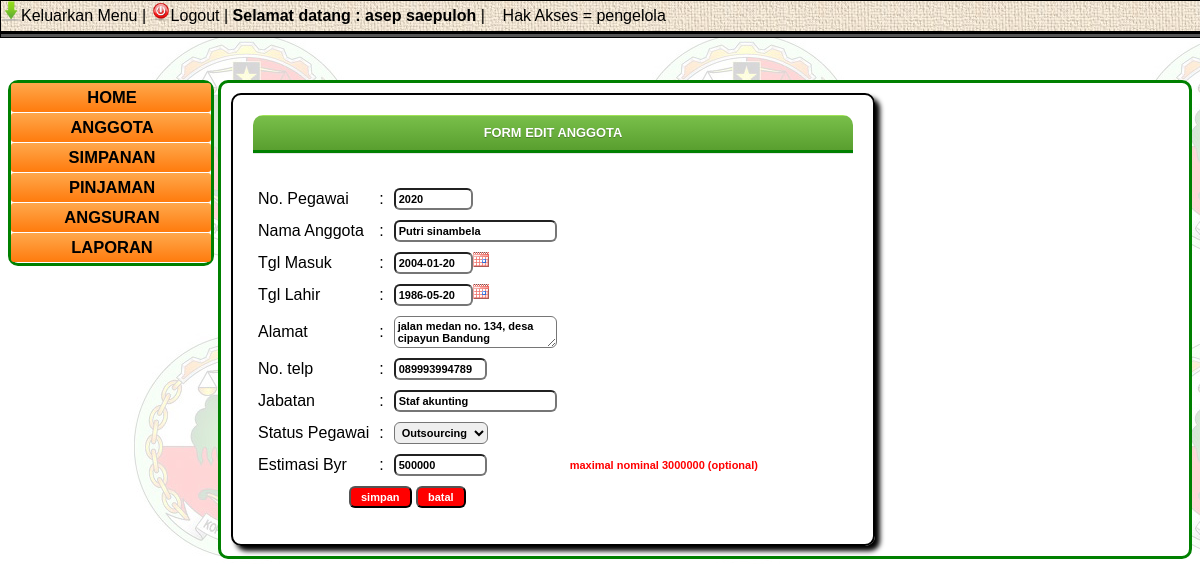
/c_anggota/fmeditanggota/AKN-0002 (signed in), run on the app's committed database.
### tables this page shows
CREATE TABLE IF NOT EXISTS `tbl_anggota` (
  `id_anggota` varchar(100) NOT NULL,
  `id_identitas` int(11) NOT NULL,
  `nama_anggota` varchar(200) NOT NULL,
  `tgl_masuk` date NOT NULL,
  `tgl_lahir` date NOT NULL,
  `alamat` text NOT NULL,
  `no_telp` varchar(20) NOT NULL,
  `jabatan` varchar(100) NOT NULL,
  `status_pegawai` enum('tetap','outsourcing') NOT NULL,
  `estimasi_byr` int(11) DEFAULT NULL,
  `status_anggota` int(2) NOT NULL,
  PRIMARY KEY (`id_anggota`)
);

### application/controllers/c_anggota.php (called while the page is built, shortened)
<?php
class C_anggota extends CI_Controller {
    function __construct() {
        $this->load->model("m_anggota");
        $this->load->library('pagination');
    }
    function fmeditanggota($idanggota){
       if($_SESSION['user']=="pengelola"){
           $data['title'] = "FM ANGGOTA";
           $data['js'] = "js_anggota";
           $data["isi"] = "anggota/fm_edit_anggota";
           $data["editan"]=$this->m_anggota->ambilbyid($idanggota);
           $this->load->view("template",$data);
       }else{
         redirect("c_anggota/hak");
       }
    }
}
?>

### index.php (called while the page is built, shortened)
<?php
require_once BASEPATH.'core/CodeIgniter.php';

### application/models/m_anggota.php (called while the page is built, shortened)
<?php
class M_anggota extends CI_Model {
    function ambilbyid($idanggota){
        $query = $this->db->query("SELECT*from tbl_anggota WHERE id_anggota='$idanggota'");
        return $query->row();
    }
}
?>

### application/views/anggota/fm_edit_anggota.php (the view, shortened to what this page needs)
<div class="box_form" style="width: 600px;">
<h3>FORM EDIT ANGGOTA</h3>
<?php echo form_open("c_anggota/proses_edit_anggota"); ?>
<table class="tbl_fm">
    <tr>
        <td>No. Pegawai</td>
        <td>:</td>
        <td>
            <input type="text" name="ididentitas" id="ididentitas" size="8" value="<?php echo $editan->id_identitas; ?>" />
        </td>
        <td class="ididentitas_pesan">
            <span class="error"></span>
        </td>
    </tr>
    <tr>
        <td>Nama Anggota</td>
        <td>:</td>
        <td>
            <input type="text" name="nmanggota" id="nmanggota" value="<?php echo $editan->nama_anggota; ?>" />
        </td>
        <td class="nmanggota_pesan">
            <span class="error"></span>
        </td>
    </tr>
    <tr>
        <td>Tgl Masuk</td>
        <td>:</td>
        <td>
            <input type="text" name="tglmasuk" id="tglmasuk" class="tgl" size="8" value="<?php echo $editan->tgl_masuk; ?>" />
        </td>
        <td class="tglmasuk_pesan">
            <span class="error"></span>
        </td>
    </tr>
    <tr>
        <td>Tgl Lahir</td>
        <td>:</td>
        <td>
            <input type="text" name="tgllahir" id="tgllahir" class="tgl" size="8" value="<?php echo $editan->tgl_lahir; ?>" />
        </td>
        <td class="tgllahir_pesan">
            <span class="error"></span>
        </td>
    </tr>
    <tr>
        <td>Alamat</td>
        <td>:</td>
        <td>
            <textarea name="almt" id="almt"><?php echo $editan->alamat; ?></textarea>
        </td>
        <td class="almt_pesan">
            <span class="error"></span>
        </td>
    </tr>
    <tr>
        <td>No. telp</td>
        <td>:</td>
        <td>
            <input type="text" name="tlp" id="tlp" size="10" value="<?php echo $editan->no_telp; ?>" />
        </td>
        <td class="tlp_pesan">
            <span class="error"></span>
        </td>
    </tr>
    <tr>
        <td>Jabatan</td>
        <td>:</td>
        <td>
            <input type="text" name="jbt" id="jbt" value="<?php echo $editan->jabatan; ?>" />
        </td>
        <td class="jbt_pesan">
            <span class="error"></span>
        </td>
    </tr>
    <tr>
        <td>Status Pegawai</td>
        <td>:</td>
        <td>
            <select name="sts" id="sts">
                <?php
                    if($editan->id_identitas=="tetap"){
                        $ttp = "selected";
                        $out = "";
                    }else{
                        $out = "selected";
                    }
                ?>
                <option value="outsourcing" <?php echo $out; ?> >Outsourcing</option>
            </select>
        </td>
        <td class="sts_pesan">
            <span class="error"></span>
        </td>
    </tr>
    <tr>
        <td>Estimasi Byr</td>
        <td>:</td>
        <td>
            <input type="text" name="estimasi" id="estimasi" size="10" value="<?php echo $editan->estimasi_byr; ?>"/>
        </td>
        <td class="estimasi_pesan">
            <span class="error">maximal nominal 3000000 (optional)</span>
        </td>
    </tr>
    <tr>
        <td colspan="3" align="center">
            <input type="submit" name="simpan" value="simpan"/>
            <input type="reset" value="batal"/>
        </td>
    </tr>
</table>
<?php echo form_close(); ?>
</div>

### css/css_config.css (style rules this page uses)
body { background: url('images/bg-body.jpg'); font-size: 11px; font-family: calibri,sans-serif; }
input[type="submit"],input[type="reset"] { background: red; padding: 3px 10px; border-radius: 6px; color: white; font: bold 11px gadget,sans-serif; }
input[type="text"],textarea, select { border-radius: 6px; font: bold 11px gadget,sans-serif; padding: 3px; }
h1,h3 { font-weight: bolder; font-family: gadget,sans-serif; color:#FFFFFF; box-shadow:0px 1px #E7E7E7; -moz-box-shadow:0px 1px #E7E7E7; -webkit-box-shadow:0px 1px #E7E7E7; text-shadow:0px 1px #4E802C; border-color:#478223; background:#599F2F; background:-moz-linear-gradient(top,#9FE355 1px,#79BF4A 1px,#599F2F); background:-webkit-gradient(linear,0 0,0 100%,color-stop(0.02,#9FE355),color-stop(0.02,#79BF4A),color-stop(1,#599F2F)); text-align: center; padding: 10px; margin-top: 0; margin-bottom: 30px; border-bottom: 3px solid green; border-top-left-radius: 10px; border-top-right-radius: 10px; }
.box_form { border: 2px solid black; box-shadow: 5px 5px 5px black; border-radius: 10px; padding: 20px; }
table.tbl_fm { border-collapse: collapse; }
table.tbl_fm tr td { padding: 5px; }
.error { font: bold 11px gadget, sans-serif; color: red; padding: 3px; }

### data on the page
tbl_anggota: ididentitas "2020", nmanggota "Putri sinambela", tglmasuk "2004-01-20", tgllahir "1986-05-20", almt "jalan medan no. 134, desa cipayun Bandung", tlp "089993994789", jbt "Staf akunting", estimasi "500000"

### other printed values
$_SESSION['nama_user'] "asep saepuloh"
$_SESSION['user'] "pengelola"
